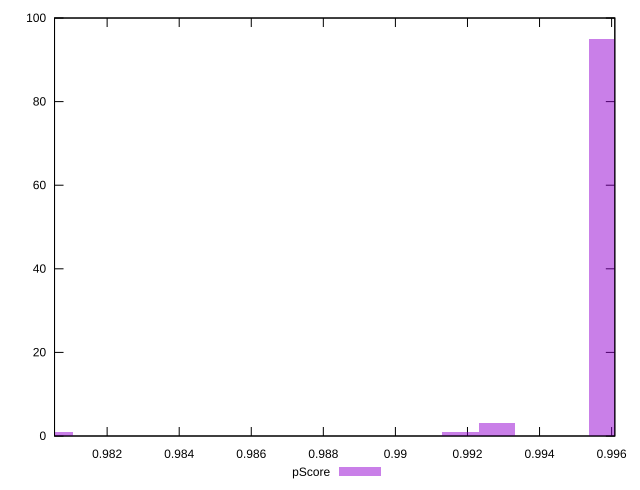

Reproduce this figure in gnuplot.
reset

$pScore <<EOF
0.9805370432767846 1
0.9917958193478125 1
0.995889919737277 95
0.9928193444451786 3
EOF

set key outside below
set boxwidth 0.0010235250973661635
set xrange [0.9805402514776735:0.9960891544304145]
set yrange [0:100]
set trange [0:100]
set style fill transparent solid 0.5 noborder
set terminal svg size 640, 490 enhanced background rgb 'white'
set output "report_00026_2021-02-22T21:38:55.199Z/speed-index/samples/pages+cached+noadtech/pScore/histogram.svg"

plot $pScore title "pScore" with boxes

reset
